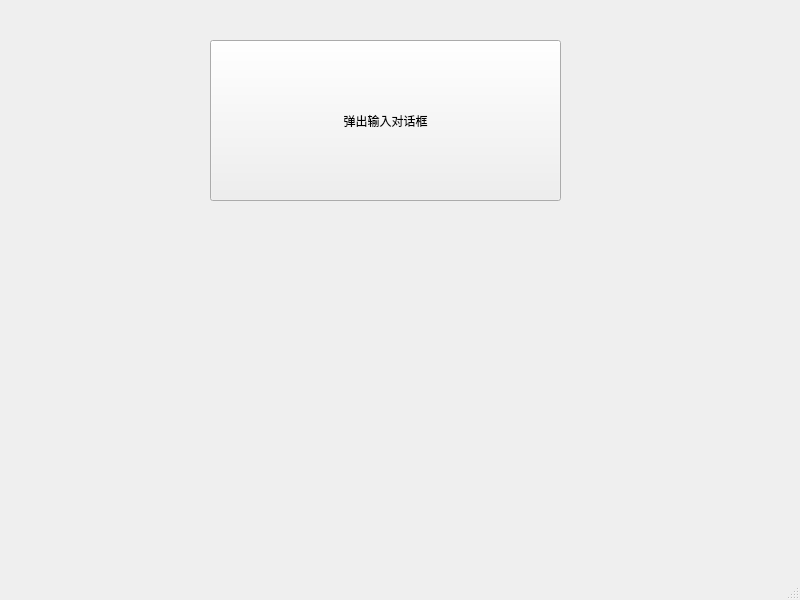
<?xml version="1.0" encoding="UTF-8"?>
<ui version="4.0">
 <class>MainWindow</class>
 <widget class="QMainWindow" name="MainWindow">
  <property name="geometry">
   <rect>
    <x>0</x>
    <y>0</y>
    <width>800</width>
    <height>600</height>
   </rect>
  </property>
  <property name="windowTitle">
   <string>MainWindow</string>
  </property>
  <widget class="QWidget" name="centralwidget">
   <widget class="QPushButton" name="inputDialogBtn">
    <property name="geometry">
     <rect>
      <x>210</x>
      <y>40</y>
      <width>351</width>
      <height>161</height>
     </rect>
    </property>
    <property name="text">
     <string>弹出输入对话框</string>
    </property>
   </widget>
  </widget>
  <widget class="QMenuBar" name="menubar">
   <property name="geometry">
    <rect>
     <x>0</x>
     <y>0</y>
     <width>800</width>
     <height>26</height>
    </rect>
   </property>
  </widget>
  <widget class="QStatusBar" name="statusbar"/>
 </widget>
 <resources/>
 <connections/>
</ui>
